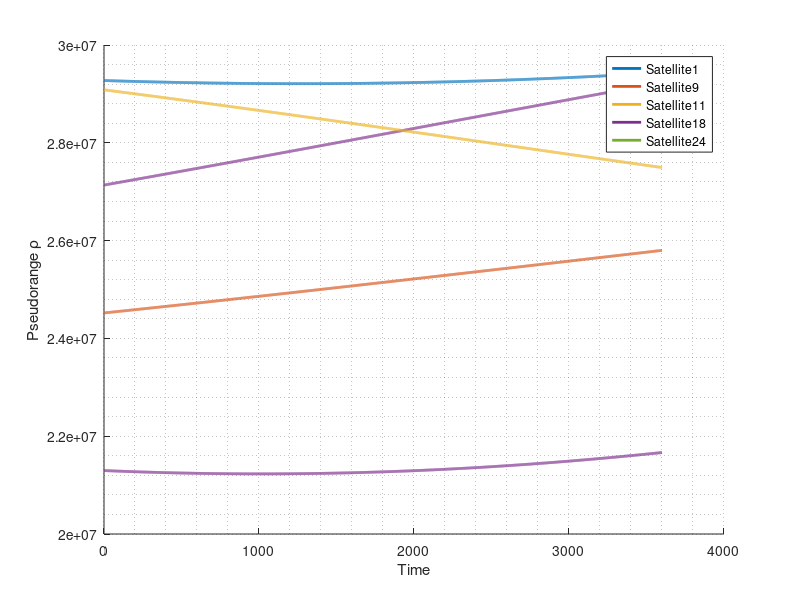
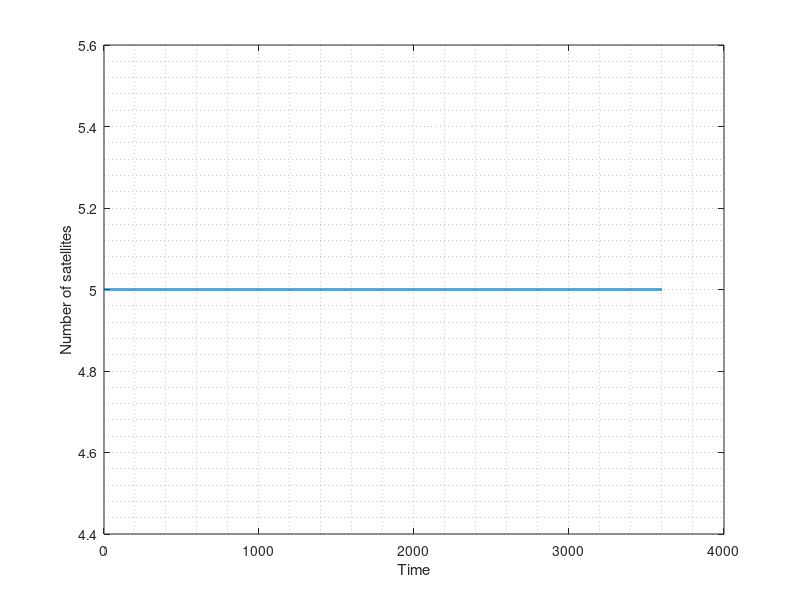
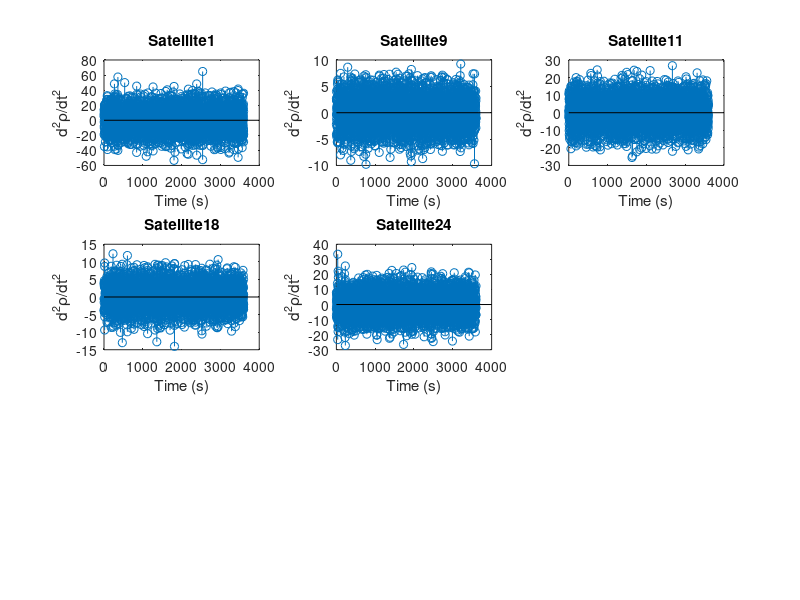

MATLAB code to generate these figures, in order: (Note: this script raises an error after producing the figures.)
clear all; close all; clc;

data=load('dataset_1_20180329T160947.mat');
gps_rho=data.RHO.GAL;%data.RHO.GPS;%data.RHO.BEI;%data.RHO.GAL;
gps_xyz=data.SAT_POS_ECEF.GAL;%data.SAT_POS_ECEF.GPS;%data.SAT_POS_ECEF.BEI;%data.SAT_POS_ECEF.GAL;
visible_sat=sum(not(isnan(gps_rho)),1);
Nit=15;
pos=[0,0,0];
vis_sat_index=[];
second_der_rho=[];
sigma_uere_sat=[];
sigma2_uere_sat=[];
sigma_x=[];
gdop=[];
[Nr,Nc]=size(gps_rho);
est_pos=zeros(3600,3);
%Stringhe per le legende
not_nan=[];
for i=[1:1:Nr]
    not_nan=[not_nan;not(isnan(gps_rho(i,:)))];
end
total_not_nan=sum(not_nan,2);
index_sat=find(total_not_nan>0);
f = cell(length(index_sat), 1);
for i=1:length(index_sat)
   f{i} = strcat('Satellite ', num2str(index_sat(i)));
end
%Plot pseudorange over time
figure(1)
hold on
grid minor
for i=[1:1:Nr]
    plot([1:1:Nc],gps_rho(i,:),'LineWidth',2)
end
xlabel('Time')
ylabel('Pseudorange \rho')
lg1=legend(f);
%Plot number of satellite over time
figure(2)
plot(visible_sat,'LineWidth',2)
grid minor
xlabel('Time')
ylabel('Number of satellites')

%Plot second derivative of rho with respect to time
figure(3)
hold on
grid minor
j=1;
for i=[1:1:Nr]
    second_der_rho=[second_der_rho; diff(gps_rho(i,:),2)];
    ind=find(not(isnan(second_der_rho(i,:))));
    sigma_uere_sat(i)=std(second_der_rho(i,ind));
    sigma2_uere_sat(i)=var(second_der_rho(i,ind));
    if isnan(sigma_uere_sat(i))==0
        subplot(ceil(length(index_sat)/2),ceil(length(index_sat)/2),j)
        stem(second_der_rho(i,:))
        title(f{j});
        xlabel('Time (s)')
        ylabel('d^{2}\rho/dt^{2}')
        j=j+1;
    end
end

R=diag(sigma2_uere_sat);

%LMS algorithm to estimate position
for i=[1:Nc]
    
    for j=[1:Nit] 
        
        k=1;
        clear H, clear rho_jn, clear rho_hat_jn
        visible_sat_index=find(not(isnan(gps_rho(:,i))));
        H=[];
        
        for sat=1:length(visible_sat_index)
            k=visible_sat_index(sat);
            rho_hat_jn(sat)=sqrt((gps_xyz(k).pos(i,1)-pos(1))^2 +(gps_xyz(k).pos(i,2)-pos(2))^2 +(gps_xyz(k).pos(i,3)-pos(3))^2);
            a_xj=(gps_xyz(k).pos(i,1)-pos(1))/rho_hat_jn(sat);
            a_yj=(gps_xyz(k).pos(i,2)-pos(2))/rho_hat_jn(sat);
            a_zj=(gps_xyz(k).pos(i,3)-pos(3))/rho_hat_jn(sat);
            H=[H;a_xj,a_yj,a_zj,1];
            rho_jn(sat)=gps_rho(k,i);
        end
        R2=R(visible_sat_index,visible_sat_index);
        W=inv(R2);
        delta_rho=rho_hat_jn-rho_jn;
        delta_x_hat=(inv(H'*W*H)*H'*W)*delta_rho';
        pos=pos+delta_x_hat(1:3)';
        
    end
    cov_dx=inv(H'*W*H)*H'*W*diag(sigma2_uere_sat(visible_sat_index))*W'*H*inv(H'*W*H);
    sigma_x(i)=sqrt(trace(cov_dx));
    gdop(i)=sqrt(trace(inv(H'*H)));
    est_pos(i,:)=pos;
    lla(i,1:3)=ecef2lla(est_pos(i,:));
    
end

writeKML_GoogleEarth('wlms_est.m',lla(:,1),lla(:,2),lla(:,3));
figure(4)
plot([1:3600],gdop)
grid minor
xlabel('Time (s)')
ylabel('GDOP')
title('GDOP vs Time')

figure(5)
plot([1:3600],sigma_x)
grid minor
xlabel('Time')
ylabel('Distance (m)')
title('Standard deviation of x (\sigma_{x})')